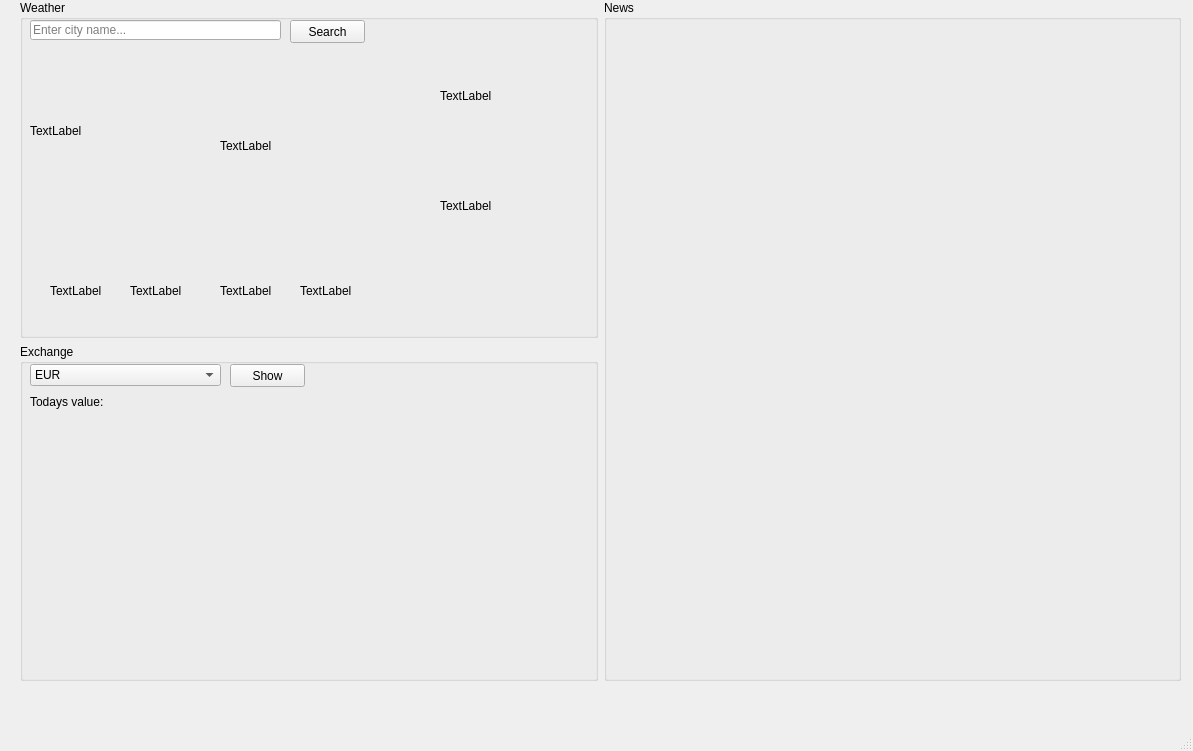
<?xml version="1.0" encoding="UTF-8"?>
<ui version="4.0">
 <class>MainWindow</class>
 <widget class="QMainWindow" name="MainWindow">
  <property name="geometry">
   <rect>
    <x>0</x>
    <y>0</y>
    <width>1193</width>
    <height>751</height>
   </rect>
  </property>
  <property name="windowTitle">
   <string>MainWindow</string>
  </property>
  <widget class="QWidget" name="centralwidget">
   <widget class="QWidget" name="layoutWidget">
    <property name="geometry">
     <rect>
      <x>20</x>
      <y>0</y>
      <width>1161</width>
      <height>681</height>
     </rect>
    </property>
    <layout class="QGridLayout" name="gridLayout">
     <item row="1" column="0">
      <widget class="QGroupBox" name="exchange_box">
       <property name="title">
        <string>Exchange</string>
       </property>
       <widget class="QComboBox" name="exchange_select_curr">
        <property name="geometry">
         <rect>
          <x>10</x>
          <y>20</y>
          <width>191</width>
          <height>22</height>
         </rect>
        </property>
        <item>
         <property name="text">
          <string>EUR</string>
         </property>
        </item>
        <item>
         <property name="text">
          <string>USD</string>
         </property>
        </item>
        <item>
         <property name="text">
          <string>AUD</string>
         </property>
        </item>
        <item>
         <property name="text">
          <string>GBP</string>
         </property>
        </item>
        <item>
         <property name="text">
          <string>JPY</string>
         </property>
        </item>
       </widget>
       <widget class="QPushButton" name="exchange_show_exchange">
        <property name="geometry">
         <rect>
          <x>210</x>
          <y>20</y>
          <width>75</width>
          <height>23</height>
         </rect>
        </property>
        <property name="text">
         <string>Show</string>
        </property>
       </widget>
       <widget class="QLabel" name="exchange_curr_chart_exch">
        <property name="geometry">
         <rect>
          <x>30</x>
          <y>70</y>
          <width>531</width>
          <height>251</height>
         </rect>
        </property>
        <property name="text">
         <string/>
        </property>
       </widget>
       <widget class="QLabel" name="exchange_today">
        <property name="geometry">
         <rect>
          <x>10</x>
          <y>50</y>
          <width>211</width>
          <height>16</height>
         </rect>
        </property>
        <property name="text">
         <string>Todays value: </string>
        </property>
       </widget>
      </widget>
     </item>
     <item row="0" column="1" rowspan="2">
      <widget class="QGroupBox" name="news_box">
       <property name="title">
        <string>News</string>
       </property>
      </widget>
     </item>
     <item row="0" column="0">
      <widget class="QGroupBox" name="weather_box">
       <property name="title">
        <string>Weather</string>
       </property>
       <widget class="QLineEdit" name="weather_search_bar">
        <property name="geometry">
         <rect>
          <x>10</x>
          <y>20</y>
          <width>251</width>
          <height>20</height>
         </rect>
        </property>
        <property name="text">
         <string/>
        </property>
        <property name="cursorPosition">
         <number>0</number>
        </property>
        <property name="placeholderText">
         <string>Enter city name...</string>
        </property>
        <property name="clearButtonEnabled">
         <bool>true</bool>
        </property>
       </widget>
       <widget class="QPushButton" name="weather_search_btn">
        <property name="geometry">
         <rect>
          <x>270</x>
          <y>20</y>
          <width>75</width>
          <height>23</height>
         </rect>
        </property>
        <property name="text">
         <string>Search</string>
        </property>
       </widget>
       <widget class="QLabel" name="weather_today">
        <property name="geometry">
         <rect>
          <x>10</x>
          <y>50</y>
          <width>331</width>
          <height>161</height>
         </rect>
        </property>
        <property name="text">
         <string>TextLabel</string>
        </property>
       </widget>
       <widget class="QLabel" name="weather_tomorrow">
        <property name="geometry">
         <rect>
          <x>420</x>
          <y>50</y>
          <width>91</width>
          <height>91</height>
         </rect>
        </property>
        <property name="text">
         <string>TextLabel</string>
        </property>
       </widget>
       <widget class="QLabel" name="weather_2days">
        <property name="geometry">
         <rect>
          <x>420</x>
          <y>160</y>
          <width>91</width>
          <height>91</height>
         </rect>
        </property>
        <property name="text">
         <string>TextLabel</string>
        </property>
       </widget>
       <widget class="QLabel" name="weather_today_wind">
        <property name="geometry">
         <rect>
          <x>30</x>
          <y>260</y>
          <width>61</width>
          <height>61</height>
         </rect>
        </property>
        <property name="text">
         <string>TextLabel</string>
        </property>
       </widget>
       <widget class="QLabel" name="weather_today_humidity">
        <property name="geometry">
         <rect>
          <x>110</x>
          <y>260</y>
          <width>61</width>
          <height>61</height>
         </rect>
        </property>
        <property name="text">
         <string>TextLabel</string>
        </property>
       </widget>
       <widget class="QLabel" name="weather_today_visibility">
        <property name="geometry">
         <rect>
          <x>200</x>
          <y>260</y>
          <width>61</width>
          <height>61</height>
         </rect>
        </property>
        <property name="text">
         <string>TextLabel</string>
        </property>
       </widget>
       <widget class="QLabel" name="weather_today_pressure">
        <property name="geometry">
         <rect>
          <x>280</x>
          <y>260</y>
          <width>61</width>
          <height>61</height>
         </rect>
        </property>
        <property name="text">
         <string>TextLabel</string>
        </property>
       </widget>
       <widget class="QLabel" name="weather_today_temp">
        <property name="geometry">
         <rect>
          <x>200</x>
          <y>110</y>
          <width>81</width>
          <height>71</height>
         </rect>
        </property>
        <property name="text">
         <string>TextLabel</string>
        </property>
       </widget>
      </widget>
     </item>
    </layout>
   </widget>
  </widget>
  <widget class="QMenuBar" name="menubar">
   <property name="geometry">
    <rect>
     <x>0</x>
     <y>0</y>
     <width>1193</width>
     <height>21</height>
    </rect>
   </property>
  </widget>
  <widget class="QStatusBar" name="statusbar"/>
 </widget>
 <resources/>
 <connections/>
</ui>
